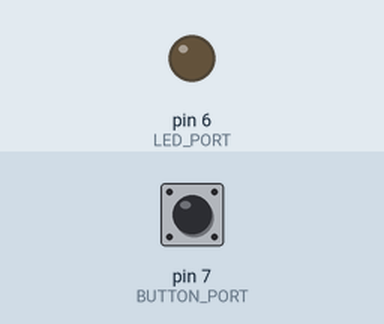
A sketch run on a simulated Arduino Uno, built with avr-gcc and run on an emulated ATmega328P. Shown: output pins drawn as LEDs (lit = HIGH). The test bench sets the inputs (shaded band); at power-on: pin 7 (BUTTON_PORT) LOW.

Above: at 1.2 s.
1.3 s: pin 7 (BUTTON_PORT) pulled HIGH for 0.15 s
At 1.37 s:
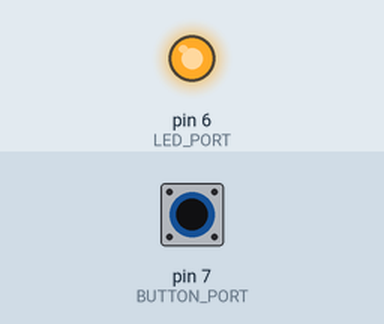
2.9 s: pin 7 (BUTTON_PORT) pulled HIGH for 3.2 s
At 7.1 s:
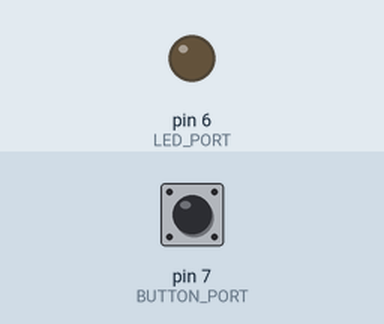
Timing chart, 0 to 8.6 s (numbered marks = the images above; inputs shaded):
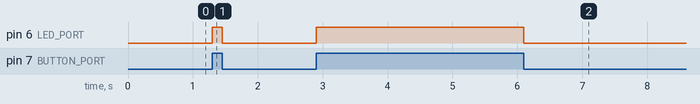

Measured:
- after the input at 1.3 s, pin 6 (LED_PORT): LOW → HIGH at once, → LOW 0.15 s later
- after the input at 2.9 s, pin 6 (LED_PORT): LOW → HIGH at once, → LOW 3.2 s later

The sketch:

LedButton.ino
```cpp
#define BUTTON_PORT 7
#define LED_PORT 6

void setup() {
  // put your setup code here, to run once:
  pinMode(BUTTON_PORT, INPUT);
  pinMode(LED_PORT, OUTPUT);
  digitalWrite(LED_PORT, LOW);
}

void loop() {
  // put your main code here, to run repeatedly:

  int buttonState = digitalRead(BUTTON_PORT);

  if (buttonState == HIGH)
    digitalWrite(LED_PORT, HIGH);
  else
    digitalWrite(LED_PORT, LOW);

}
```
